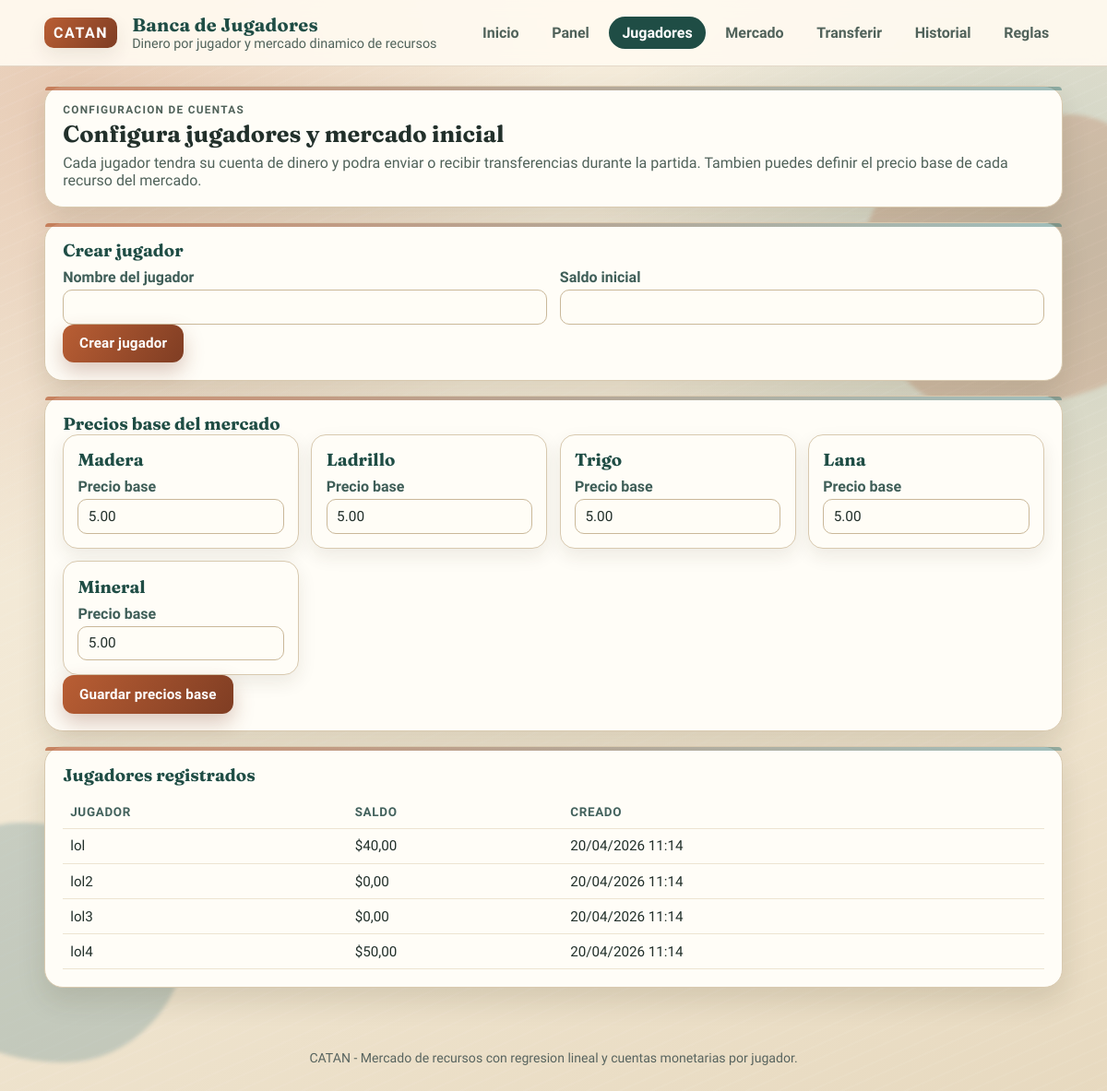
The app's page /configuracion/, older data.
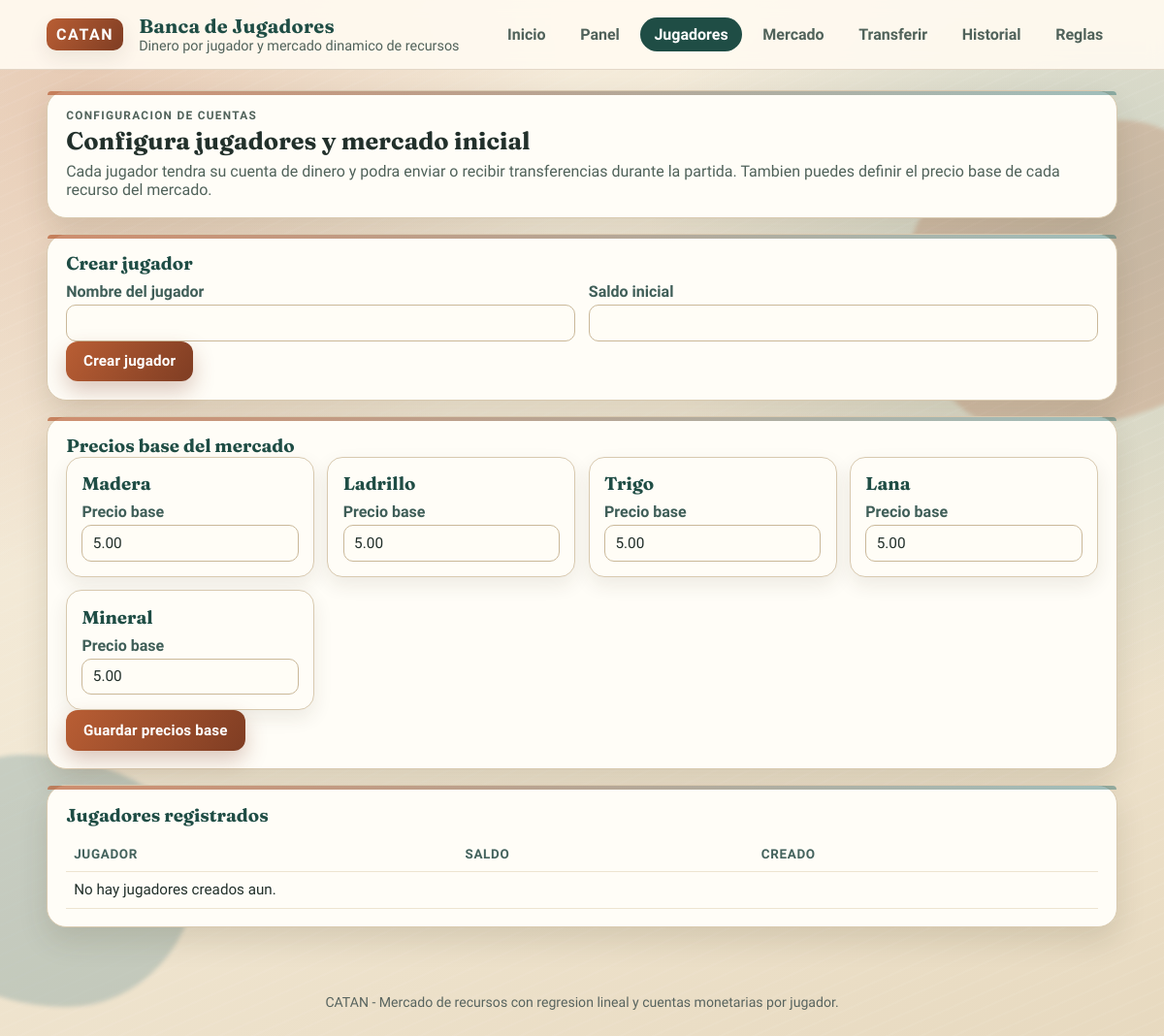
The same page, newer data.
### mercado/models.py (models this page shows, shortened)
class Resource(models.Model):
    DEMAND_HIGH = "ALTA"
    DEMAND_STABLE = "ESTABLE"
    DEMAND_LOW = "BAJA"
    TREND_UP = "SUBE"
    TREND_STABLE = "ESTABLE"
    TREND_DOWN = "BAJA"
    DEMAND_CHOICES = [
        (DEMAND_HIGH, "Alta"),
        (DEMAND_STABLE, "Estable"),
        (DEMAND_LOW, "Baja"),
    ]
    TREND_CHOICES = [
        (TREND_UP, "Sube"),
        (TREND_STABLE, "Estable"),
        (TREND_DOWN, "Baja"),
    ]
    name = models.CharField(max_length=60, unique=True)
    base_price = models.DecimalField(
        max_digits=12,
        decimal_places=2,
        validators=[MinValueValidator(0.01)],
    )
    current_price = models.DecimalField(
        max_digits=12,
        decimal_places=2,
        validators=[MinValueValidator(0.01)],
    )
    demand_status = models.CharField(
        max_length=10,
        choices=DEMAND_CHOICES,
        default=DEMAND_STABLE,
    )
    trend = models.CharField(
        max_length=10,
        choices=TREND_CHOICES,
        default=TREND_STABLE,
    )
    regression_a = models.FloatField(default=0)
    regression_b = models.FloatField(default=0)
    created_at = models.DateTimeField(auto_now_add=True)
    updated_at = models.DateTimeField(auto_now=True)
    class Meta:
        ordering = ["name"]

class PlayerAccount(models.Model):
    name = models.CharField(max_length=80, unique=True)
    balance = models.DecimalField(
        max_digits=12,
        decimal_places=2,
        validators=[MinValueValidator(0)],
    )
    created_at = models.DateTimeField(auto_now_add=True)
    updated_at = models.DateTimeField(auto_now=True)
    class Meta:
        ordering = ["name"]

### mercado/views.py (the view, shortened to what this page needs)
# urls.py: path("configuracion/", views.setup_game, name="setup"),
def setup_game(request):
    ensure_default_resources()
    resources = {resource.name: resource for resource in Resource.objects.all()}
    player_form = PlayerAccountForm(prefix="player")
    initial_resource_rows = []
    for resource_name, default_price in DEFAULT_RESOURCE_MARKET.items():
        configured_resource = resources.get(resource_name)
        initial_resource_rows.append(
            {
                "resource_name": resource_name,
                "base_price": configured_resource.base_price if configured_resource else default_price,
            }
        )
    resource_formset = build_resource_setup_formset(
        initial=initial_resource_rows,
        prefix="resources",
    )
    players = PlayerAccount.objects.order_by("name")
    return render(
        request,
        "mercado/setup.html",
        {
            "player_form": player_form,
            "resource_formset": resource_formset,
            "players": players,
            "resource_rows": list(zip(DEFAULT_RESOURCE_MARKET.keys(), resource_formset.forms)),
        },
    )

### mercado/forms.py
class PlayerAccountForm(forms.ModelForm):
    class Meta:
        model = PlayerAccount
        fields = ["name", "balance"]
        labels = {
            "name": "Nombre del jugador",
            "balance": "Saldo inicial",
        }

### mercado/forms.py (called while the page is built)
def build_resource_setup_formset(data=None, initial=None, prefix=None):
    if data is not None:
        return ResourceSetupFormSet(data=data, prefix=prefix)
    return ResourceSetupFormSet(initial=initial, prefix=prefix)

### mercado/services.py (called while the page is built)
def ensure_default_resources():
    for name, base_price in DEFAULT_RESOURCE_MARKET.items():
        Resource.objects.get_or_create(
            name=name,
            defaults={
                "base_price": base_price,
                "current_price": base_price,
            },
        )

### templates/mercado/setup.html (shortened to what this page needs)
{% extends 'mercado/base.html' %}
{% block content %}
<section class="hero-panel reveal-up">
    <div>
        <p class="eyebrow">Configuracion de cuentas</p>
        <h2>Configura jugadores y mercado inicial</h2>
        <p>
            Cada jugador tendra su cuenta de dinero y podra enviar o recibir
            transferencias durante la partida. Tambien puedes definir el precio
            base de cada recurso del mercado.
        </p>
    </div>
</section>
<section class="form-panel reveal-up">
    <h3>Crear jugador</h3>
    <form method="post" class="turn-form">
        <div class="form-grid">
            {% for field in player_form %}
                <div class="field-block">
                    <label for="{{ field.id_for_label }}">{{ field.label }}</label>
                    {{ field }}
                </div>
            {% endfor %}
        </div>
        <button type="submit" class="cta-button">Crear jugador</button>
    </form>
</section>
<section class="form-panel reveal-up">
    <h3>Precios base del mercado</h3>
    <form method="post" class="setup-form">
        <div class="setup-grid">
            {% for resource_name, form in resource_rows %}
                <article class="setup-card">
                    <h3>{{ resource_name }}</h3>
                    <label for="{{ form.base_price.id_for_label }}">Precio base</label>
                    {{ form.base_price }}
                </article>
            {% endfor %}
        </div>
        <button type="submit" class="cta-button">Guardar precios base</button>
    </form>
</section>
<section class="table-panel reveal-up">
    <div class="panel-head">
        <h3>Jugadores registrados</h3>
    </div>
    <div class="table-wrap">
        <table>
            <thead>
                <tr>
                    <th>Jugador</th>
                    <th>Saldo</th>
                    <th>Creado</th>
                </tr>
            </thead>
            <tbody>
                {% for player in players %}
                    <tr>
                        <td>{{ player.name }}</td>
                        <td>${{ player.balance|floatformat:2 }}</td>
                        <td>{{ player.created_at|date:"d/m/Y H:i" }}</td>
                    </tr>
                {% empty %}
                    <tr><td colspan="3">No hay jugadores creados aun.</td></tr>
                {% endfor %}
            </tbody>
        </table>
    </div>
</section>
{% endblock %}

### templates/mercado/base.html (shortened to what this page needs)
{% load static %}
<!DOCTYPE html>
<html lang="es">
<head>
    <link rel="stylesheet" href="{% static 'mercado/styles.css' %}">
</head>
<body>
    <header class="topbar">
        <div class="brand-wrap">
            <div class="brand-emblem">CATAN</div>
            <div>
                <h1 class="brand-title">Banca de Jugadores</h1>
                <p class="brand-subtitle">Dinero por jugador y mercado dinamico de recursos</p>
            </div>
        </div>
        <nav class="main-nav">
            <a href="{% url 'mercado:start' %}" class="{% if request.resolver_match.url_name == 'start' %}is-active{% endif %}">Inicio</a>
            <a href="{% url 'mercado:dashboard' %}" class="{% if request.resolver_match.url_name == 'dashboard' %}is-active{% endif %}">Panel</a>
            <a href="{% url 'mercado:setup' %}" class="{% if request.resolver_match.url_name == 'setup' %}is-active{% endif %}">Jugadores</a>
            <a href="{% url 'mercado:market_trade' %}" class="{% if request.resolver_match.url_name == 'market_trade' or request.resolver_match.url_name == 'register_turn' %}is-active{% endif %}">Mercado</a>
            <a href="{% url 'mercado:new_transfer' %}" class="{% if request.resolver_match.url_name == 'new_transfer' %}is-active{% endif %}">Transferir</a>
            <a href="{% url 'mercado:history' %}" class="{% if request.resolver_match.url_name == 'history' %}is-active{% endif %}">Historial</a>
            <a href="{% url 'mercado:rules' %}" class="{% if request.resolver_match.url_name == 'rules' or request.resolver_match.url_name == 'formulas' %}is-active{% endif %}">Reglas</a>
        </nav>
    </header>
    <main class="page-shell">
        {% block content %}{% endblock %}
    </main>
    <footer class="footer-note">
        <p>CATAN - Mercado de recursos con regresion lineal y cuentas monetarias por jugador.</p>
    </footer>
</body>
</html>

Row changes from the older to the newer data that the page shows:
removed PlayerAccount: name "lol", balance "40,00", created_at "20/04/2026 11:14"
removed PlayerAccount: name "lol2", balance "0,00", created_at "20/04/2026 11:14"
removed PlayerAccount: name "lol3", balance "0,00", created_at "20/04/2026 11:14"
removed PlayerAccount: name "lol4", balance "50,00", created_at "20/04/2026 11:14"
Text that changed along with them:
text now shown: "No hay jugadores creados aun."
